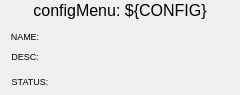
<?xml version="1.0" ?>
<ui version="4.0">
  <class>Dialog</class>
  <widget class="PyDMFrame" name="screen">
    <property name="geometry">
      <rect>
        <x>518</x>
        <y>25</y>
        <width>240</width>
        <height>95</height>
      </rect>
    </property>
    <property name="minimumSize">
      <size>
        <width>240</width>
        <height>95</height>
      </size>
    </property>
    <property name="styleSheet">
      <string notr="true">PyDMFrame#screen {
  color: rgb(0, 0, 0);
  background-color: rgb(200, 200, 200);
  }</string>
    </property>
    <property name="windowTitle">
      <string>configMenuHead_bare</string>
    </property>
    <layout class="QGridLayout" name="gridLayout" columnstretch="5,40,5,5,10,170,5" rowstretch="20,3,2,5,13,2,5,13,2,5,5,13,2,1,2,2">
      <property name="leftMargin">
        <number>0</number>
      </property>
      <property name="topMargin">
        <number>0</number>
      </property>
      <property name="rightMargin">
        <number>0</number>
      </property>
      <property name="bottomMargin">
        <number>0</number>
      </property>
      <property name="horizontalSpacing">
        <number>0</number>
      </property>
      <property name="verticalSpacing">
        <number>0</number>
      </property>
      <item row="0" column="0" colspan="7">
        <widget class="PyDMDrawingRectangle" name="rectangle">
          <property name="geometry">
            <rect>
              <x>0</x>
              <y>0</y>
              <width>240</width>
              <height>20</height>
            </rect>
          </property>
          <property name="sizePolicy">
            <sizepolicy hsizetype="Ignored" vsizetype="Ignored">
              <horstretch>0</horstretch>
              <verstretch>0</verstretch>
            </sizepolicy>
          </property>
          <property name="brush" stdset="0">
            <brush brushstyle="SolidPattern">
              <color alpha="255">
                <red>255</red>
                <green>255</green>
                <blue>255</blue>
              </color>
            </brush>
          </property>
          <property name="penStyle" stdset="0">
            <enum>Qt::SolidLine</enum>
          </property>
          <property name="penColor" stdset="0">
            <color>
              <red>255</red>
              <green>255</green>
              <blue>255</blue>
            </color>
          </property>
          <property name="penWidth" stdset="0">
            <double>0</double>
          </property>
          <property name="penCapStyle" stdset="0">
            <enum>Qt::FlatCap</enum>
          </property>
          <property name="toolTip">
            <string>rectangle</string>
          </property>
        </widget>
      </item>
      <item row="0" column="1" colspan="5">
        <widget class="QLabel" name="text">
          <property name="geometry">
            <rect>
              <x>5</x>
              <y>0</y>
              <width>230</width>
              <height>20</height>
            </rect>
          </property>
          <property name="sizePolicy">
            <sizepolicy hsizetype="Ignored" vsizetype="Ignored">
              <horstretch>0</horstretch>
              <verstretch>0</verstretch>
            </sizepolicy>
          </property>
          <property name="text">
            <string>configMenu: ${CONFIG}</string>
          </property>
          <property name="font">
            <font>
              <pointsize>12</pointsize>
            </font>
          </property>
          <property name="brush" stdset="0">
            <brush brushstyle="SolidPattern">
              <color alpha="255">
                <red>0</red>
                <green>0</green>
                <blue>0</blue>
              </color>
            </brush>
          </property>
          <property name="toolTip">
            <string>text</string>
          </property>
          <property name="alignment">
            <set>Qt::AlignCenter</set>
          </property>
          <property name="styleSheet">
            <string notr="true">QLabel#text {
  color: rgb(0, 0, 0);
  }</string>
          </property>
        </widget>
      </item>
      <item row="1" column="0" colspan="7">
        <widget class="PyDMDrawingLine" name="polyline">
          <property name="geometry">
            <rect>
              <x>0</x>
              <y>20</y>
              <width>240</width>
              <height>3</height>
            </rect>
          </property>
          <property name="sizePolicy">
            <sizepolicy hsizetype="Ignored" vsizetype="Ignored">
              <horstretch>0</horstretch>
              <verstretch>0</verstretch>
            </sizepolicy>
          </property>
          <property name="toolTip">
            <string>polyline</string>
          </property>
          <property name="brush" stdset="0">
            <brush brushstyle="SolidPattern">
              <color alpha="255">
                <red>10</red>
                <green>0</green>
                <blue>184</blue>
              </color>
            </brush>
          </property>
          <property name="penStyle" stdset="0">
            <enum>Qt::SolidLine</enum>
          </property>
          <property name="penColor" stdset="0">
            <color>
              <red>10</red>
              <green>0</green>
              <blue>184</blue>
            </color>
          </property>
          <property name="penWidth" stdset="0">
            <double>3</double>
          </property>
          <property name="penCapStyle" stdset="0">
            <enum>Qt::FlatCap</enum>
          </property>
          <property name="penWidth" stdset="0">
            <double>3</double>
          </property>
          <property name="penStyle" stdset="0">
            <enum>Qt::SolidLine</enum>
          </property>
          <property name="penColor" stdset="0"/>
          <property name="penCapStyle" stdset="0">
            <enum>Qt::FlatCap</enum>
          </property>
        </widget>
      </item>
      <item row="3" column="3" rowspan="3" colspan="3">
        <widget class="PyDMLabel" name="text_update">
          <property name="geometry">
            <rect>
              <x>50</x>
              <y>25</y>
              <width>185</width>
              <height>20</height>
            </rect>
          </property>
          <property name="sizePolicy">
            <sizepolicy hsizetype="Ignored" vsizetype="Ignored">
              <horstretch>0</horstretch>
              <verstretch>0</verstretch>
            </sizepolicy>
          </property>
          <property name="toolTip">
            <string>PV: ${P}${CONFIG}Menu:currName</string>
          </property>
          <property name="channel" stdset="0">
            <string>ca://${P}${CONFIG}Menu:currName</string>
          </property>
          <property name="displayFormat" stdset="0">
            <enum>PyDMLabel::String</enum>
          </property>
          <property name="font">
            <font>
              <pointsize>12</pointsize>
            </font>
          </property>
          <property name="alignment">
            <set>Qt::AlignLeading|Qt::AlignLeft|Qt::AlignVCenter</set>
          </property>
          <property name="textInteractionFlags">
            <set>Qt::TextSelectableByKeyboard|Qt::TextSelectableByMouse</set>
          </property>
          <property name="styleSheet">
            <string notr="true">PyDMLabel#text_update {
  color: rgb(10, 0, 184);
  background-color: rgb(200, 200, 200);
  }</string>
          </property>
        </widget>
      </item>
      <item row="7" column="3" rowspan="2" colspan="3">
        <widget class="PyDMLabel" name="text_update_1">
          <property name="geometry">
            <rect>
              <x>50</x>
              <y>50</y>
              <width>185</width>
              <height>15</height>
            </rect>
          </property>
          <property name="sizePolicy">
            <sizepolicy hsizetype="Ignored" vsizetype="Ignored">
              <horstretch>0</horstretch>
              <verstretch>0</verstretch>
            </sizepolicy>
          </property>
          <property name="toolTip">
            <string>PV: ${P}${CONFIG}Menu:currDesc</string>
          </property>
          <property name="channel" stdset="0">
            <string>ca://${P}${CONFIG}Menu:currDesc</string>
          </property>
          <property name="displayFormat" stdset="0">
            <enum>PyDMLabel::String</enum>
          </property>
          <property name="font">
            <font>
              <pointsize>9</pointsize>
            </font>
          </property>
          <property name="alignment">
            <set>Qt::AlignLeading|Qt::AlignLeft|Qt::AlignVCenter</set>
          </property>
          <property name="textInteractionFlags">
            <set>Qt::TextSelectableByKeyboard|Qt::TextSelectableByMouse</set>
          </property>
          <property name="styleSheet">
            <string notr="true">PyDMLabel#text_update_1 {
  color: rgb(10, 0, 184);
  background-color: rgb(200, 200, 200);
  }</string>
          </property>
        </widget>
      </item>
      <item row="14" column="0" colspan="7">
        <widget class="PyDMDrawingLine" name="polyline_1">
          <property name="geometry">
            <rect>
              <x>0</x>
              <y>91</y>
              <width>240</width>
              <height>2</height>
            </rect>
          </property>
          <property name="sizePolicy">
            <sizepolicy hsizetype="Ignored" vsizetype="Ignored">
              <horstretch>0</horstretch>
              <verstretch>0</verstretch>
            </sizepolicy>
          </property>
          <property name="toolTip">
            <string>polyline_1</string>
          </property>
          <property name="brush" stdset="0">
            <brush brushstyle="SolidPattern">
              <color alpha="255">
                <red>0</red>
                <green>0</green>
                <blue>0</blue>
              </color>
            </brush>
          </property>
          <property name="penStyle" stdset="0">
            <enum>Qt::SolidLine</enum>
          </property>
          <property name="penColor" stdset="0">
            <color>
              <red>0</red>
              <green>0</green>
              <blue>0</blue>
            </color>
          </property>
          <property name="penWidth" stdset="0">
            <double>2</double>
          </property>
          <property name="penCapStyle" stdset="0">
            <enum>Qt::FlatCap</enum>
          </property>
          <property name="penWidth" stdset="0">
            <double>2</double>
          </property>
          <property name="penStyle" stdset="0">
            <enum>Qt::SolidLine</enum>
          </property>
          <property name="penColor" stdset="0"/>
          <property name="penCapStyle" stdset="0">
            <enum>Qt::FlatCap</enum>
          </property>
        </widget>
      </item>
      <item row="10" column="5" rowspan="3" colspan="2">
        <widget class="PyDMLabel" name="text_update_2">
          <property name="geometry">
            <rect>
              <x>65</x>
              <y>70</y>
              <width>175</width>
              <height>20</height>
            </rect>
          </property>
          <property name="sizePolicy">
            <sizepolicy hsizetype="Ignored" vsizetype="Ignored">
              <horstretch>0</horstretch>
              <verstretch>0</verstretch>
            </sizepolicy>
          </property>
          <property name="toolTip">
            <string>PV: ${P}${CONFIG}Menu:status</string>
          </property>
          <property name="channel" stdset="0">
            <string>ca://${P}${CONFIG}Menu:status</string>
          </property>
          <property name="displayFormat" stdset="0">
            <enum>PyDMLabel::String</enum>
          </property>
          <property name="font">
            <font>
              <pointsize>12</pointsize>
            </font>
          </property>
          <property name="alignment">
            <set>Qt::AlignCenter</set>
          </property>
          <property name="textInteractionFlags">
            <set>Qt::TextSelectableByKeyboard|Qt::TextSelectableByMouse</set>
          </property>
          <property name="styleSheet">
            <string notr="true">PyDMLabel#text_update_2 {
  color: rgb(10, 0, 184);
  background-color: rgb(200, 200, 200);
  }</string>
          </property>
        </widget>
      </item>
      <item row="4" column="1">
        <widget class="QLabel" name="text_1">
          <property name="geometry">
            <rect>
              <x>5</x>
              <y>30</y>
              <width>40</width>
              <height>13</height>
            </rect>
          </property>
          <property name="sizePolicy">
            <sizepolicy hsizetype="Ignored" vsizetype="Ignored">
              <horstretch>0</horstretch>
              <verstretch>0</verstretch>
            </sizepolicy>
          </property>
          <property name="text">
            <string>NAME:</string>
          </property>
          <property name="font">
            <font>
              <pointsize>7</pointsize>
            </font>
          </property>
          <property name="brush" stdset="0">
            <brush brushstyle="SolidPattern">
              <color alpha="255">
                <red>0</red>
                <green>0</green>
                <blue>0</blue>
              </color>
            </brush>
          </property>
          <property name="toolTip">
            <string>text_1</string>
          </property>
          <property name="alignment">
            <set>Qt::AlignCenter</set>
          </property>
          <property name="styleSheet">
            <string notr="true">QLabel#text_1 {
  color: rgb(0, 0, 0);
  }</string>
          </property>
        </widget>
      </item>
      <item row="7" column="1">
        <widget class="QLabel" name="text_2">
          <property name="geometry">
            <rect>
              <x>5</x>
              <y>50</y>
              <width>40</width>
              <height>13</height>
            </rect>
          </property>
          <property name="sizePolicy">
            <sizepolicy hsizetype="Ignored" vsizetype="Ignored">
              <horstretch>0</horstretch>
              <verstretch>0</verstretch>
            </sizepolicy>
          </property>
          <property name="text">
            <string>DESC:</string>
          </property>
          <property name="font">
            <font>
              <pointsize>7</pointsize>
            </font>
          </property>
          <property name="brush" stdset="0">
            <brush brushstyle="SolidPattern">
              <color alpha="255">
                <red>0</red>
                <green>0</green>
                <blue>0</blue>
              </color>
            </brush>
          </property>
          <property name="toolTip">
            <string>text_2</string>
          </property>
          <property name="alignment">
            <set>Qt::AlignCenter</set>
          </property>
          <property name="styleSheet">
            <string notr="true">QLabel#text_2 {
  color: rgb(0, 0, 0);
  }</string>
          </property>
        </widget>
      </item>
      <item row="11" column="1" colspan="3">
        <widget class="QLabel" name="text_3">
          <property name="geometry">
            <rect>
              <x>5</x>
              <y>75</y>
              <width>50</width>
              <height>13</height>
            </rect>
          </property>
          <property name="sizePolicy">
            <sizepolicy hsizetype="Ignored" vsizetype="Ignored">
              <horstretch>0</horstretch>
              <verstretch>0</verstretch>
            </sizepolicy>
          </property>
          <property name="text">
            <string>STATUS:</string>
          </property>
          <property name="font">
            <font>
              <pointsize>7</pointsize>
            </font>
          </property>
          <property name="brush" stdset="0">
            <brush brushstyle="SolidPattern">
              <color alpha="255">
                <red>0</red>
                <green>0</green>
                <blue>0</blue>
              </color>
            </brush>
          </property>
          <property name="toolTip">
            <string>text_3</string>
          </property>
          <property name="alignment">
            <set>Qt::AlignCenter</set>
          </property>
          <property name="styleSheet">
            <string notr="true">QLabel#text_3 {
  color: rgb(0, 0, 0);
  }</string>
          </property>
        </widget>
      </item>
    </layout>
    <zorder>rectangle</zorder>
    <zorder>text</zorder>
    <zorder>polyline</zorder>
    <zorder>text_update</zorder>
    <zorder>text_update_1</zorder>
    <zorder>polyline_1</zorder>
    <zorder>text_update_2</zorder>
    <zorder>text_1</zorder>
    <zorder>text_2</zorder>
    <zorder>text_3</zorder>
  </widget>
  <customwidgets>
    <customwidget>
      <class>PyDMDrawingRectangle</class>
      <extends>QWidget</extends>
      <header>pydm.widgets.drawing</header>
    </customwidget>
    <customwidget>
      <class>PyDMLabel</class>
      <extends>QLabel</extends>
      <header>pydm.widgets.label</header>
    </customwidget>
    <customwidget>
      <class>PyDMDrawingPolyline</class>
      <extends>QWidget</extends>
      <header>pydm.widgets.drawing</header>
    </customwidget>
    <customwidget>
      <class>PyDMDrawingLine</class>
      <extends>QWidget</extends>
      <header>pydm.widgets.drawing</header>
    </customwidget>
    <customwidget>
      <class>PyDMFrame</class>
      <extends>QFrame</extends>
      <header>pydm.widgets.frame</header>
    </customwidget>
  </customwidgets>
</ui>
